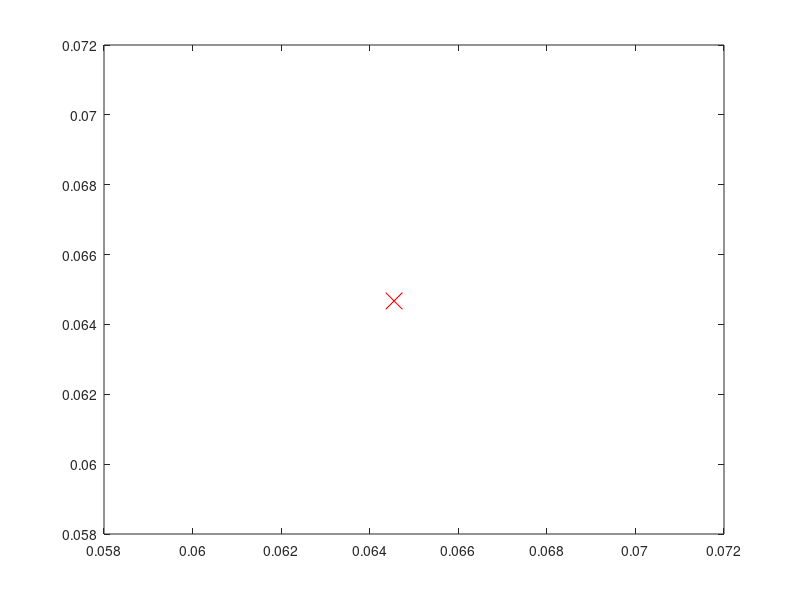

Recreate this plot in MATLAB. (Note: this script raises an error after producing the figure.)
% demo: scatter plots comparing sm with music and esprit
%       it shows that the variance of the sm-estimates is
%       superior to the other two.
%
% simulation example from sesha2 page 38

% Setting up the signal parameters and time interval
% here y=unit variance white noise + .5*sin(.1*t+phi1) + sin(.15*t+phi2)
clear all, close all

nsecs = 10;
fs=2048;
nyq = fs/2;
mag0=1;
mag1=1; hz1=10.52; 
mag2=1; hz2=10.54;
o1 = 2*pi*hz1/nyq;
o2 = 2*pi*hz2/nyq;
x = linspace(0,nsecs, fs*nsecs);
y = sin(hz1*2*pi*x)+sin(hz2*2*pi*x);
plot(y)
% drawing the target frequency1 vs frequency2 for the subsequently generated
% scatter diagrams
figure(1), clf,
plot(o1,o2,'rx','MarkerSize',12),  hold on,
% subplot(3,1,2), plot(o1,o2,'rx','MarkerSize',12),  hold on,
% subplot(3,1,3), plot(o1,o2,'rx','MarkerSize',12),  hold on,


% simulating the time series and determining the frequencies of the two
% sinusoids.
IS_count=0;
MUSIC_count=0;
ESPRIT_count=0;
o1s = [];
o2s = [];
for i=1:10,
    y = sin(hz1*2*pi*x)+sin(hz2*2*pi*x);
    
    % estimating sinusoids per music, esprit
    n=4; m=30;
    omusic=music(y,n,m); omusic=omusic(omusic>=0);
    omusic=sort(omusic); omusic=omusic(end-1:end);
    oesprit=esprit(y,n,m); oesprit=oesprit(oesprit>=0);
    oesprit=sort(oesprit); oesprit=oesprit(end-1:end);

    % IS-based estimation
    diff = (o2-o1);
    minthresh1 = o1-diff;
    maxthresh1 = o1+diff;
    minthresh2 = o2-diff;
    maxthresh2 = o2+diff;
    thetamid=o1+diff/2; [Ah,bh]=cjordan([5],[0.7*exp(thetamid*j)]);

    P=dlsim_complex(Ah,bh,y');

    [omega_ss,residues_ss]=sm(P,Ah,bh,n);
    omega_ss=omega_ss(omega_ss<pi);
    omega_ss=sort(omega_ss);omega_ss=omega_ss(end-1:end);

    if(omega_ss(1)>minthresh1&&omega_ss(1)<maxthresh1&&omega_ss(2)>minthresh2&&omega_ss(2)<maxthresh2)
        IS_count=IS_count+1;
    end
    if(omusic(1)>0.07&&omusic(1)<0.13&&omusic(2)>0.12&&omusic(2)<0.18)
        MUSIC_count=MUSIC_count+1;
    end
    if(oesprit(1)>0.07&&oesprit(1)<0.13&&oesprit(2)>0.12&&oesprit(2)<0.18)
        ESPRIT_count=ESPRIT_count+1;
    end

    % [omega_ss,omusic oesprit];
%     plot(omega_ss(1),omega_ss(2),'o'),
%     o1s = [o1s omega_ss(1)];
%     o2s = [o2s omega_ss(2)];
    % subplot(3,1,2), plot(omusic(1),omusic(2),'o'),
    % subplot(3,1,3), plot(oesprit(1),oesprit(2),'o'),
end
% mean((o1s-o1))/diff
% mean((o2s-o2))/diff
% figure(1),
% axis([minthresh1 maxthresh1 minthresh2 maxthresh2]); hold on,  legend('sm')
% subplot(3,1,2), axis([.07 .076 .07 .076]); hold on,  legend('music')
% subplot(3,1,3), axis([.07 .076 .07 .076]); hold on,  legend('esprit')